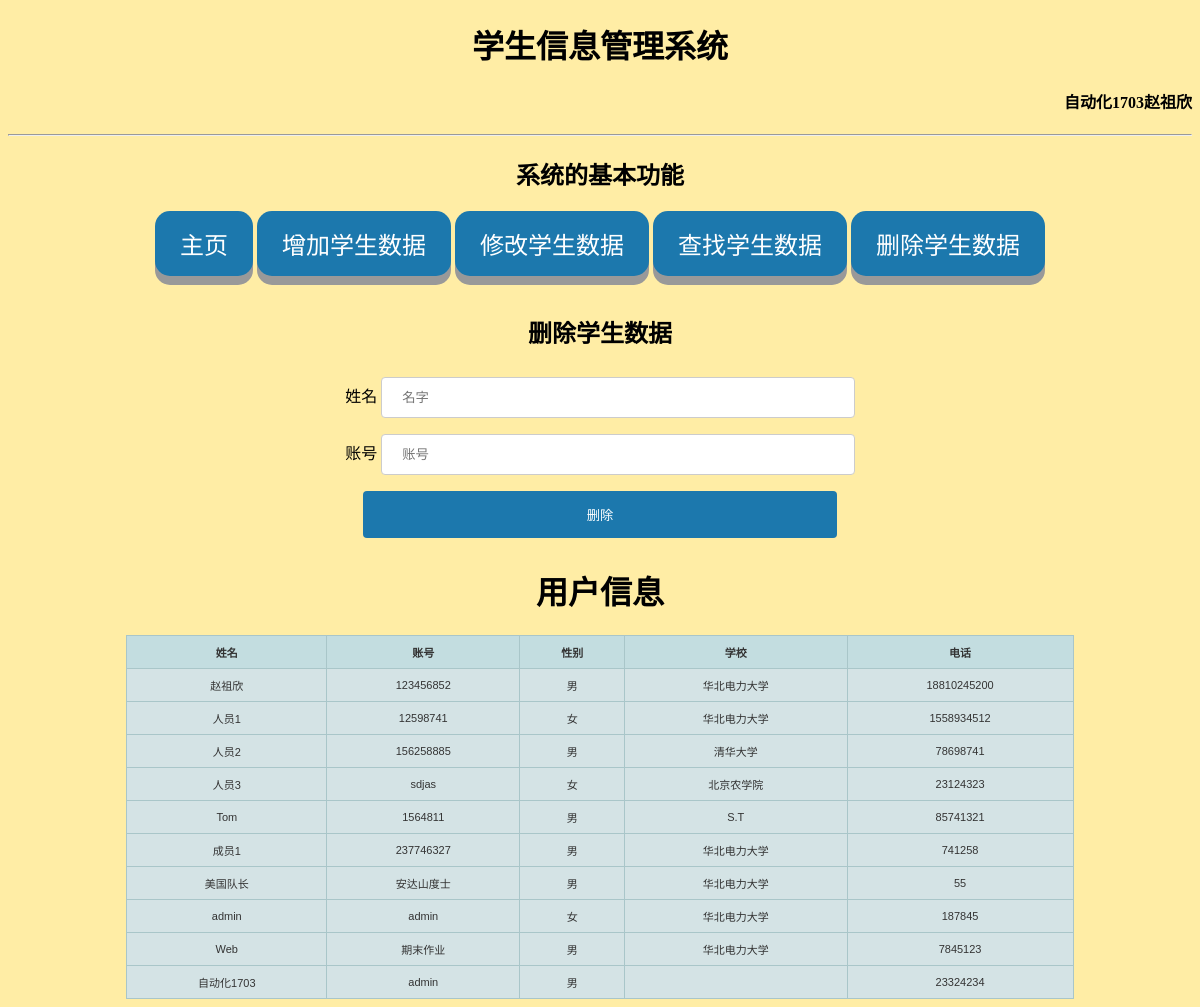
The app's page /shanchu/ with its own data.
### exam/models.py (models this page shows)
class UserInfo(models.Model):
    name = models.CharField(max_length=32)
    user = models.CharField(max_length=32)
    pwd = models.CharField(max_length=32)
    sex = models.CharField(max_length=32)
    school = models.CharField(max_length=32)
    phone = models.CharField(max_length=32)

### exam/views.py (the view)
# urls.py: url(r'^shanchu/',views.shanchu),
def shanchu(request):
    if request.method == "POST":
        name = request.POST.get("name", None)
        username = request.POST.get("username", None)
        models.UserInfo.objects.filter(name=name).delete()
    user_list = models.UserInfo.objects.all()  # 读取数据库中的所有行
    return render(request, "shanchu.html", {"data": user_list})  # 第一个参数确定，第二个文件

### templates/shanchu.html (shortened to what this page needs)
<!DOCTYPE html>
<html>
    <head>
        <link rel="stylesheet" type="text/css" href="/static/main.css">
    </head>
<body>
 <h1 style="text-align: center;">学生信息管理系统</h1>
 <h4 style="text-align: right;">自动化1703赵祖欣</h4>
 <hr>
<h2 style="text-align: center;">系统的基本功能</h2>
<div style="text-align: center;">
	<a href="/index/"><button class="button">主页</button></a>
	<a href="/zengjia/"> <button class="button">增加学生数据</button></a>
	<a href="/xiugai/"> <button class="button">修改学生数据</button></a>
	<a href="/chazhao/"> <button class="button">查找学生数据</button></a>
	<a href="/shanchu/"> <button class="button">删除学生数据</button></a>
</div>
<br>
<h2 style="text-align: center;">删除学生数据</h2>
 <form action="/shanchu/" method="post" style="text-align: center;">
    <label for="fname">姓名 </label>
	     <input type="text" name="name"  placeholder="名字"><br>
		 <label for="fname">账号 </label>
	     <input type="text" name="username"  placeholder="账号"><br>
     <input type="submit" value="删除"/>
 </form>
<div style="text-align: center;">
	 <h1 style="text-align: center">用户信息</h1>
	 <table class="hovertable" width="80%" style="text-align: center;margin:0 auto; ">
		<thead>
		    <th>姓名</th>
		    <th>账号</th>
		    <th>性别</th>
		    <th>学校</th>
		    <th>电话</th>
		</thead>
		<tbody>
			{% for line in data %}
			<tr onmouseover="this.style.backgroundColor='#ffff66';" onmouseout="this.style.backgroundColor='#d4e3e5';">
			    <td>{{ line.name }}</td>
			    <td>{{ line.user }}</td>
			    <td>{{ line.sex }}</td>
			    <td>{{ line.school }}</td>
			    <td>{{ line.phone }}</td>
			</tr>
			{% endfor %}
		</tbody>
	</table>
</div>
</body>
</html>

### exam/static/main.css (style rules this page uses)
body { background-image: url('/static/1.jpg'); }
.button { display: inline-block; padding: 15px 25px; font-size: 24px; cursor: pointer; text-align: center; text-decoration: none; outline: none; color: #fff; background-color: rgb(28, 120, 173); border: none; border-radius: 15px; box-shadow: 0 9px #999; }
input[type=text], select { width: 40%; padding: 12px 20px; margin: 8px 0; display: inline-block; border: 1px solid #ccc; border-radius: 4px; box-sizing: border-box; }
input[type=submit] { width:40%; background-color: rgb(28, 120, 173); color: white; padding: 14px 20px; margin: 8px 0; border: none; border-radius: 4px; cursor: pointer; }
table.hovertable { font-family: verdana,arial,sans-serif; font-size:11px; color:#333333; border-width: 1px; border-color: #999999; border-collapse: collapse; }
table.hovertable th { background-color:#c3dde0; border-width: 1px; padding: 8px; border-style: solid; border-color: #a9c6c9; }
table.hovertable tr { background-color:#d4e3e5; }
table.hovertable td { border-width: 1px; padding: 8px; border-style: solid; border-color: #a9c6c9; }

### records on screen
UserInfo: name "赵祖欣", user "123456852", sex "男", school "华北电力大学", phone "18810245200"
UserInfo: name "人员1", user "12598741", sex "女", school "华北电力大学", phone "1558934512"
UserInfo: name "人员2", user "156258885", sex "男", school "清华大学", phone "78698741"
UserInfo: name "人员3", user "sdjas", sex "女", school "北京农学院", phone "23124323"
UserInfo: name "Tom", user "1564811", sex "男", school "S.T", phone "85741321"
UserInfo: name "成员1", user "237746327", sex "男", school "华北电力大学", phone "741258"
UserInfo: name "美国队长", user "安达山度士", sex "男", school "华北电力大学", phone "55"
UserInfo: name "admin", user "admin", sex "女", school "华北电力大学", phone "187845"
UserInfo: name "Web", user "期末作业", sex "男", school "华北电力大学", phone "7845123"
UserInfo: name "自动化1703", user "admin", sex "男", phone "23324234"
